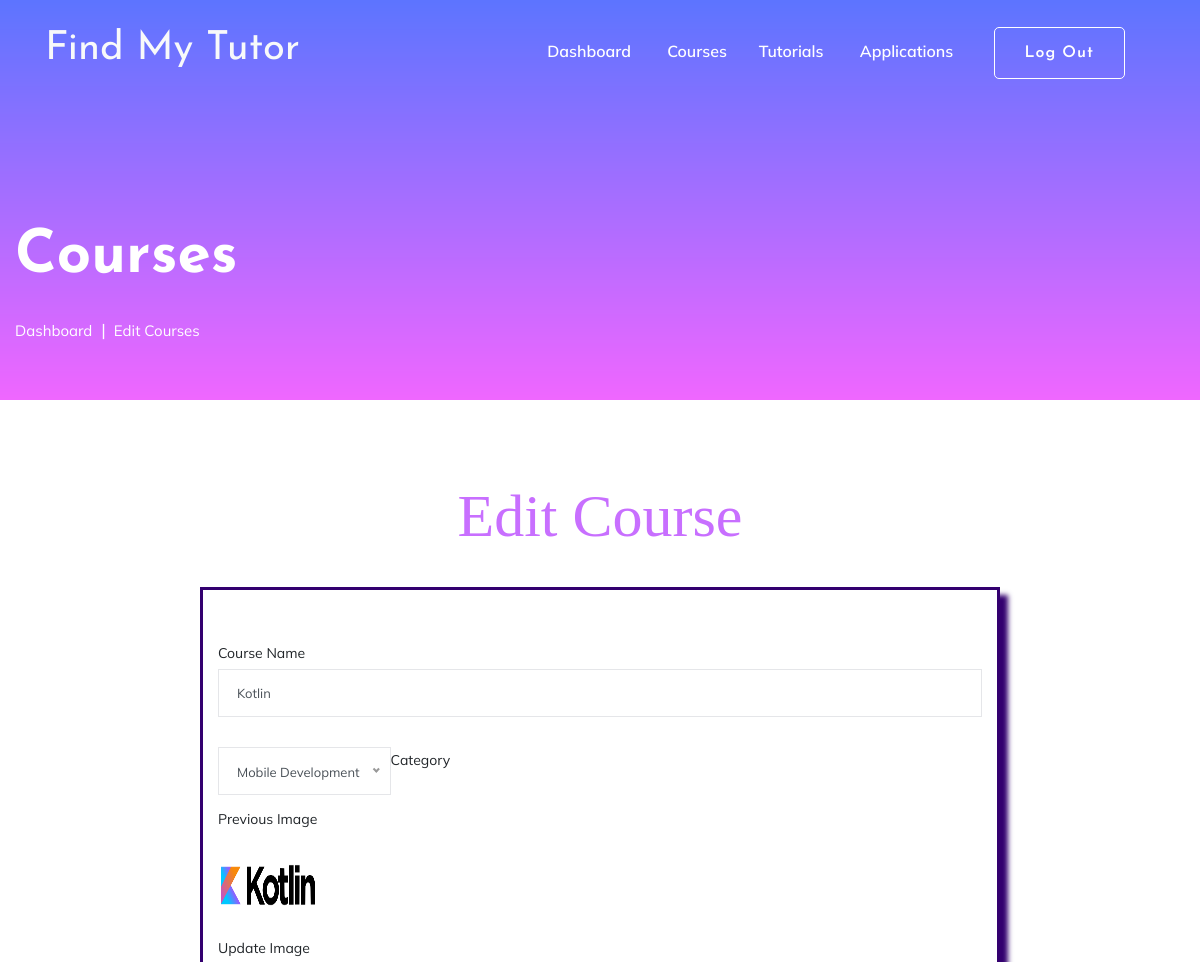
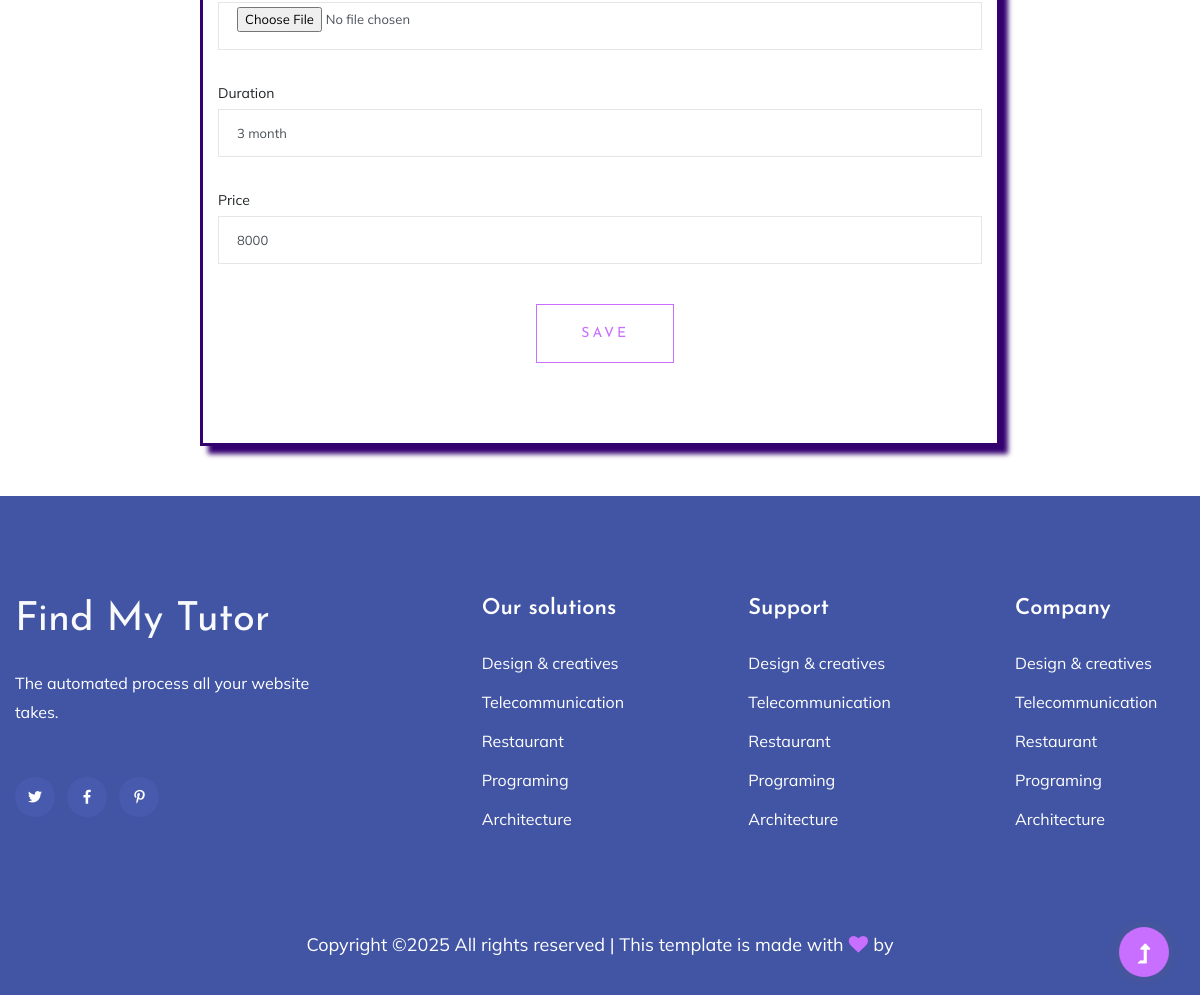
Screenshot of /trainer/edit_course.php?id=1 with the database file from the repository (2 pictures, top to bottom).
### tables this page shows
CREATE TABLE `courses` (
  `id` int(255) NOT NULL,
  `course_name` varchar(255) NOT NULL,
  `category_id` int(255) NOT NULL,
  `trainer_id` int(255) NOT NULL,
  `image` varchar(255) NOT NULL,
  `duration` varchar(255) NOT NULL,
  `price` varchar(255) NOT NULL,
  `status` varchar(255) NOT NULL,
  `created_at` timestamp(6) NOT NULL DEFAULT current_timestamp(6) ON UPDATE current_timestamp(6)
);

### trainer/edit_course.php (the view, shortened to what this page needs)
<?php include "trainer_header.php" ?>
<?php
                  $id=$_REQUEST['id'];
                  include "../config.php";
                  $query="select * from `courses` where id ='$id'";
                  $result=mysqli_query($con,$query);
                  $r=mysqli_fetch_array($result);
                  ?>
<main>
    <section class="slider-area slider-area2">
        <div class="slider-active">
            <div class="single-slider slider-height2">
                <div class="container">
                    <div class="row">
                        <div class="col-xl-8 col-lg-11 col-md-12">
                            <div class="hero__caption hero__caption2">
                                <h1 data-animation="bounceIn" data-delay="0.2s">Courses</h1>
                                <nav aria-label="breadcrumb">
                                    <ol class="breadcrumb">
                                        <li class="breadcrumb-item"><a href="trainer_dashboard.php">Dashboard</a></li>
                                        <li class="breadcrumb-item"><a href="edit_course.php">Edit Courses</a></li>
                                    </ol>
                                </nav>
                            </div>
                        </div>
                    </div>
                </div>
            </div>
        </div>
    </section>
    <section class="contact-section">
        <div class="container">
            <div class="row">
                <div class="col-12">
                    <h1 class="tittle display-1 text-center">Edit Course</h1>
                </div>
                <div class="col-lg-8 offset-md-2 mt-5 box1">
                    <form class="form-contact contact_form" action="" method="post" enctype="multipart/form-data">
                        <div class="row">
                            <div class="col-sm-12">
                                <div class="form-group">
                                    <label>Course Name</label>
                                    <input class="form-control valid" name="course_name" value="<?php echo $r['course_name']; ?>"  id="name" type="text"  placeholder="Enter Course Name">
                                </div>
                            </div>
                            <div class="col-sm-12">
                                <div class="form-group">
                                    <label>Category</label>
                                </div>
                            </div>
                            <div class="col-md-12">
                            <label for="category">Previous Image</label><br>
                            <img src="../upload/<?php echo $r['image'] ?>" height="100" width="100">
                            </div>
                            <div class="col-sm-12">
                                <div class="form-group">
                                    <label>Update Image</label>
                                    <input class="form-control valid" name="image" id="email" type="file"  placeholder="Insert Image">
                                </div>
                            </div>
                            <div class="col-sm-12">
                                <div class="form-group">
                                    <label>Duration</label>
                                    <input class="form-control valid" name="duration" value="<?php echo $r['duration']; ?>"  id="name" type="text"  placeholder="Enter duration of course">
                                </div>
                            </div>
                            <div class="col-sm-12">
                                <div class="form-group">
                                    <label>Price</label>
                                    <input class="form-control valid" name="price" id="name" value="<?php echo $r['price']; ?>"  type="text"  placeholder="Enter Price">
                                </div>
                            </div>
                        </div>
                        <div class="form-group mt-3 offset-md-5">
                            <button type="submit" name="submit" class="button button-contactForm boxed-btn">Save</button>
                        </div>
                    </form>
                </div>
            </div>
        </div>
    </section>
</main>
<?php include "../footer.php" ?>

### admin/mystyle.css (style rules this page uses)
.tittle { font-family: fantasy; color: rgb(200, 111, 255); }
.box1 { border: 3px solid #33006F; padding: 50px; box-shadow: 8px 8px 5px #33006F; }

### rows the page displays
courses: course_name "Kotlin", image (picture), duration "3 month", price "8000"
